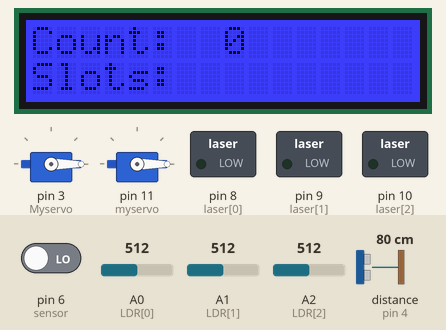
Bench run of a sketch on a simulated Arduino Uno, built with avr-gcc and run on an emulated ATmega328P. Shown: 2 × servo, 16×2 character LCD, switched loads named in the sketch (green lamp = pin HIGH). Wiring (inferred from the names in the program): ultrasonic range finder: trigger pin 5; echo pin 4. The inputs (shaded band) are chosen by the test bench; at power-on: distance to the obstacle (sensor on pin 4) 80 cm, pin 6 (sensor) LOW, A0 (LDR[0]) = 512, A1 (LDR[1]) = 512, A2 (LDR[2]) = 512. The echo pulse lasts 58.3 µs per cm; pins used as bus, display or sensor lines are not drawn.

Above: at 3.2 s.
3.3 s: distance to the obstacle (sensor on pin 4) set to 13 cm
4.8 s: distance to the obstacle (sensor on pin 4) set to 10 cm
At 5.7 s:
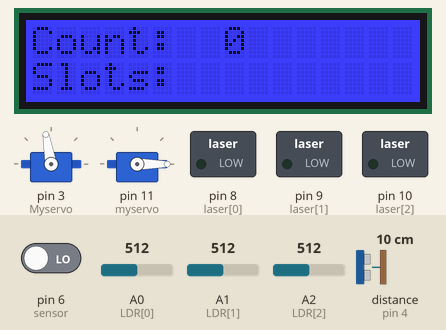
7.8 s: pin 6 (sensor) driven HIGH
At 9.3 s:
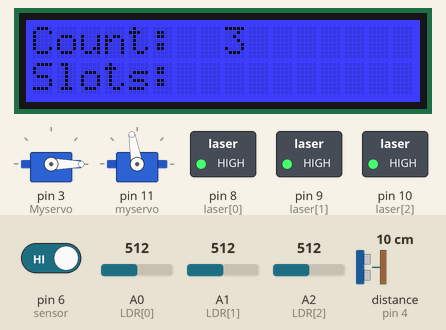
10.8 s: pin 6 (sensor) driven LOW
At 12.2 s:
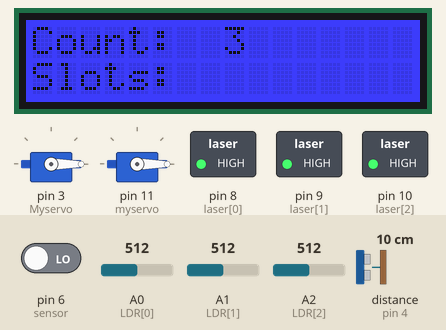
13.0 s: A0 (LDR[0]) set to 90
At 14.2 s:
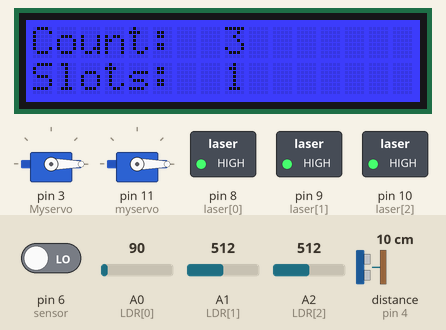
14.5 s: A1 (LDR[1]) set to 90
At 15.5 s:
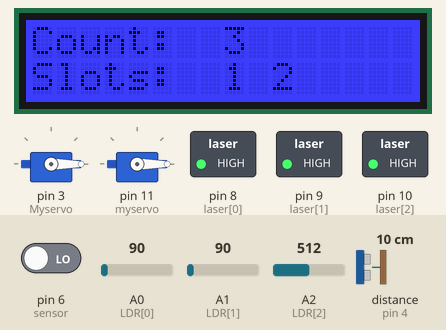
Timing chart, 0 to 17.0 s (numbered marks = the images above; inputs shaded):
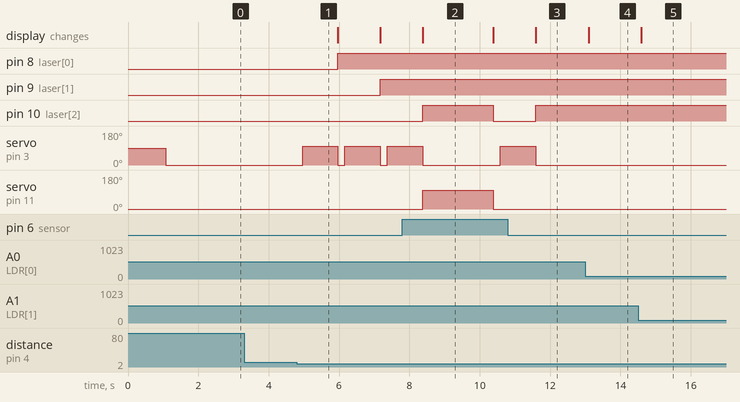

Measured:
- the behaviour switches between 12 and 11 cm on distance to the obstacle (sensor on pin 4) (found by bisection; images 0 and 1)
- after the input at 3.3 s, every drawn part: stays the same
- after the input at 4.8 s, pin 8 (laser[0]): LOW → HIGH after 1.2 s; pin 9 (laser[1]): LOW → HIGH after 2.4 s; servo on pin 3 (Myservo): alternates 100° for 1.0 s and 0° for 0.20 s, starting after 0.16 s
- after the input at 7.8 s, servo on pin 11 (myservo): 0° → 100° after 0.58 s, → 0° 2.0 s later
- after the input at 10.8 s, servo on pin 11 (myservo): stays 0° (without the input it goes to 100° after 0.79 s)
- after the input at 13.0 s, the display: changes after 0.09 s (image 4)
- after the input at 14.5 s, the display: changes after 0.09 s (image 5)
- what the display in image 2 shows lasts 2.0 s, from 8.4 s to 10.4 s

The sketch:

2001EE09_CODE.ino
```cpp
#include <Servo.h>
#include <Wire.h>
#include "rgb_lcd.h"

rgb_lcd lcd;

const int colorR = 0;
const int colorG = 0;
const int colorB = 255;
#define echoPin 4
#define trigPin 5
Servo Myservo;
Servo myservo;
#define sensor 6
int pos;
long duration;
int distance;
int LDR[] = {A0, A1, A2};
int laser[] = {8, 9, 10};
void setup()
{
  Myservo.attach(3);
  pinMode(trigPin, OUTPUT);
  pinMode(echoPin, INPUT);
  lcd.begin(16, 2);

  lcd.setRGB(colorR, colorG, colorB);

  lcd.print("Count: ");
  lcd.setCursor(8, 0);
  lcd.print('0');
  lcd.setCursor(0, 1);
  lcd.print("Slots: ");

  delay(1000);
  for (int i = 0; i < 3; i++)
  {
    pinMode(LDR[i], INPUT);
  }

  for (int i = 0; i < 3; i++)
  {
    pinMode(laser[i], OUTPUT);
  }

  pinMode(sensor, INPUT);
  myservo.attach(11);
  Myservo.write(0);
  myservo.write(0);
  delay(1000);
}
int threshold = 100;
int count = 0;
void loop()
{

  digitalWrite(trigPin, LOW);
  delayMicroseconds(2);

  digitalWrite(trigPin, HIGH);
  delayMicroseconds(10);
  digitalWrite(trigPin, LOW);
  duration = pulseIn(echoPin, HIGH);

  distance = duration * 0.034 / 2;

  if (distance < 11 and count < 3)
  {
    count = count + 1;
    delay(100);
    Myservo.write(100);
    delay(1000);
    Myservo.write(0);
    lcd.setCursor(8, 0);
    lcd.print(count);
  }
  for (int j = 0; j < count; j++)
  {
    digitalWrite(laser[j], HIGH);
    int photores_val = analogRead(LDR[j]);
    if (photores_val < threshold)
    {
      lcd.setCursor(8 + 2 * j, 1);
      lcd.print(j + 1);
    }
    else
    {
      lcd.setCursor(8 + 2 * j, 1);
      lcd.print(' ');
    }
  }
  if (digitalRead(sensor) == HIGH)
  {
    if (count > 0)
    {
      myservo.write(100);
      delay(2000);
      myservo.write(0);
      count = count - 1;
      lcd.setCursor(8, 0);
      lcd.print(count);
      Serial.println(count);
      digitalWrite(laser[count], LOW);
      lcd.setCursor(8 + 2 * count, 1);
      lcd.print(' ');
    }
  }
  delay(100);
}
```
